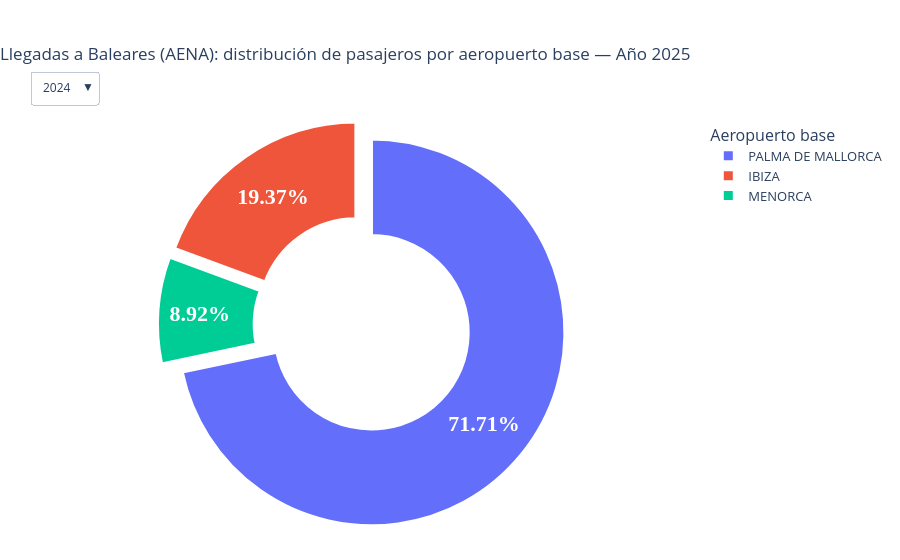

Notebook code for this chart:
### Markdown cell above
## 4. Distribución por aeropuerto base
Participación de cada aeropuerto base en el total de llegadas.

### Code cell
# Base.
base_df = df_baleares_llegadas.copy()

COL_BASE   = pick_col(base_df, ["aeropuerto_base"])
COL_YEAR   = pick_col(base_df, ["año", "anio"])
COL_METRIC = pick_col(base_df, ["pasajeros_totales"])

base_df[COL_METRIC] = pd.to_numeric(base_df[COL_METRIC], errors="coerce").fillna(0)

BASES = ["PALMA DE MALLORCA", "IBIZA", "MENORCA"]
years = sorted(base_df[COL_YEAR].dropna().unique().tolist())

def compute_share_for_year(y):
    d = base_df[base_df[COL_YEAR] == y]

    agg = (
        d.groupby(COL_BASE, as_index=False)[COL_METRIC]
         .sum()
         .set_index(COL_BASE)
         .reindex(BASES)
         .fillna(0)
         .reset_index()
    )

    return agg[COL_BASE].tolist(), agg[COL_METRIC].tolist()

# Figura inicial.
y0 = years[-1]  # Año seleccionado por defecto
labels0, values0 = compute_share_for_year(y0)

fig = go.Figure()

fig.add_trace(go.Pie(
    labels=labels0,
    values=values0,
    hole=0.50,
    pull=[0.06, 0.06, 0.06],
    textinfo="percent",
    textposition="inside",
    texttemplate="<b>%{percent:.2%}</b>",
    textfont=dict(
        size=22,
        color="white",
        family="Arial Black"
    ),
    marker=dict(
        line=dict(color="white", width=3)
    ),
    hovertemplate=(
        "<b>%{label}</b><br>"
        "Pasajeros: %{value:,.0f}<br>"
        "Cuota: %{percent:.2%}"
        "<extra></extra>"
    )
))

# Dropdown por año.
buttons = []
for y in years:
    labels, values = compute_share_for_year(y)
    buttons.append(dict(
        label=str(y),
        method="update",
        args=[
            {"labels": [labels], "values": [values]},
            {"title.text": f"LLEGADAS a Baleares — Distribución de pasajeros por aeropuerto base ({y})"}
        ]
    ))

fig.update_layout(
    title=dict(
        text=f"Llegadas a Baleares (AENA): distribución de pasajeros por aeropuerto base — Año {y0}",
        x=0.0, xanchor="left"
    ),
    template="plotly_white",
    height=560,
    legend=dict(
        title="Aeropuerto base",
        font=dict(size=13)
    ),
    updatemenus=[dict(
        buttons=buttons,
        direction="down",
        x=0.0,
        xanchor="left",
        y=1.12,
        yanchor="top",
        showactive=True
    )],
    margin=dict(t=120, l=30, r=30, b=30)
)

fig.show()

### Figure 1 — Plotly figure (JSON) as saved in the notebook; plotly's stock layout.template omitted (floating-point values rounded to 4 significant figures)
{"data": [{"hole": 0.5, "hovertemplate": "<b>%{label}</b><br>Pasajeros: %{value:,.0f}<br>Cuota: %{percent:.2%}<extra></extra>", "labels": ["PALMA DE MALLORCA", "IBIZA", "MENORCA"], "marker": {"line": {"color": "white", "width": 3}}, "pull": [0.06, 0.06, 0.06], "textfont": {"color": "white", "family": "Arial Black", "size": 22}, "textinfo": "percent", "textposition": "inside", "texttemplate": "<b>%{percent:.2%}</b>", "type": "pie", "values": [16890808, 4563504, 2101615]}], "layout": {"height": 560, "legend": {"font": {"size": 13}, "title": {"text": "Aeropuerto base"}}, "margin": {"b": 30, "l": 30, "r": 30, "t": 120}, "title": {"text": "Llegadas a Baleares (AENA): distribución de pasajeros por aeropuerto base — Año 2025", "x": 0, "xanchor": "left"}, "updatemenus": [{"buttons": [{"args": [{"labels": [["PALMA DE MALLORCA", "IBIZA", "MENORCA"]], "values": [[16641487, 4535293, 2084530]]}, {"title.text": "LLEGADAS a Baleares — Distribución de pasajeros por aeropuerto base (2024)"}], "label": "2024", "method": "update"}, {"args": [{"labels": [["PALMA DE MALLORCA", "IBIZA", "MENORCA"]], "values": [[16890808, 4563504, 2101615]]}, {"title.text": "LLEGADAS a Baleares — Distribución de pasajeros por aeropuerto base (2025)"}], "label": "2025", "method": "update"}], "direction": "down", "showactive": true, "x": 0, "xanchor": "left", "y": 1.12, "yanchor": "top"}]}}
